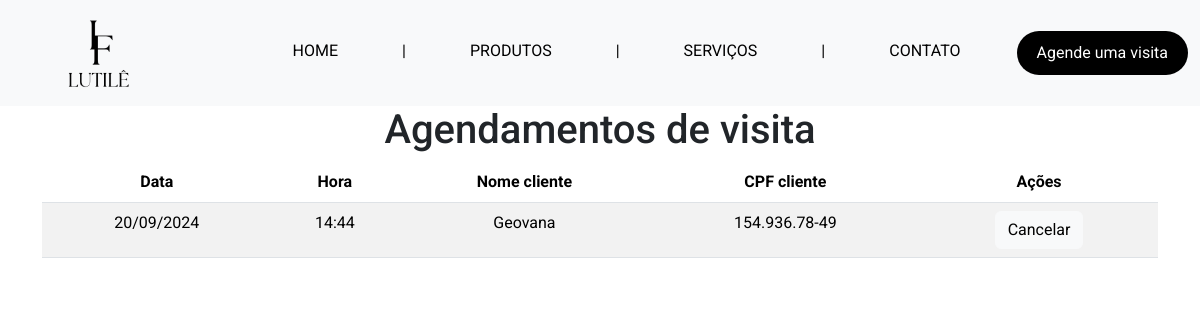
Before: /admin/agendamentos with the older database file.
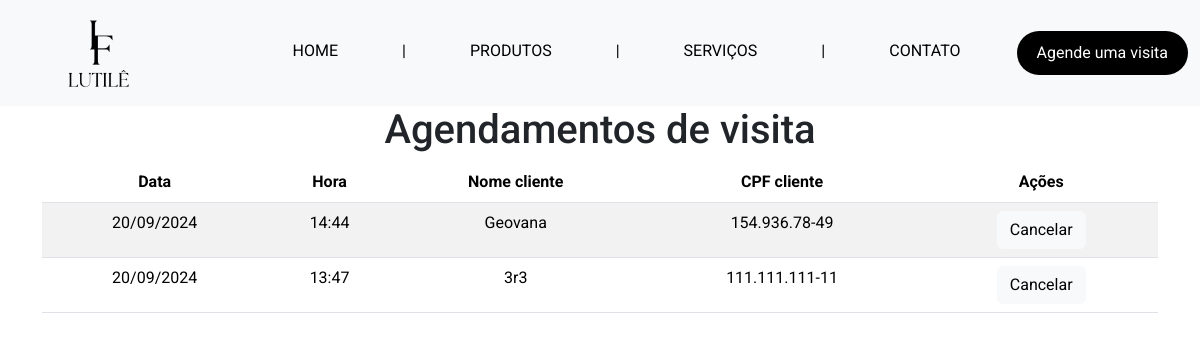
After: the same page with the newer database file.
### tables this page shows
CREATE TABLE `visitacao` (
  `data` DATE NOT NULL,
  `horario` VARCHAR(45) NOT NULL,
  `cliente_cpf` VARCHAR(11) NOT NULL,
  PRIMARY KEY (`data`, `horario`, `cliente_cpf`),
  FOREIGN KEY (`cliente_cpf`)
    REFERENCES `cliente` (`cpf`)
    ON DELETE RESTRICT
    ON UPDATE RESTRICT
);

CREATE TABLE `cliente` (
  `cpf` VARCHAR(11) NOT NULL,
  `nome_cliente` VARCHAR(100) NOT NULL,
  `celular` VARCHAR(14) NOT NULL,
  `endereco` VARCHAR(100) NOT NULL,
  PRIMARY KEY (`cpf`)
);

### app.py (the view)
@app.route('/admin/agendamentos', methods=['GET'])
def agendamentos_admin():
    todos_agendamentos = get_agendamentos_dict()
    print(todos_agendamentos)
    return render_template('html/pages/admin/agendamentos-admin.html', todos_agendamentos=todos_agendamentos)

### app.py (called while the page is built)
def get_connection():
    return sqlite3.connect('instance/salao_festas.db')

def get_agendamentos_dict():
    with get_connection() as conn:
        cursor = conn.cursor()
        cursor.execute('SELECT data, horario, cpf, nome_cliente FROM visitacao, cliente WHERE visitacao.cliente_cpf = cliente.cpf')
        todos_agendamentos = [dict(zip([column[0] for column in cursor.description], row)) for row in cursor.fetchall()]
        return todos_agendamentos

def format_datetime(value, format='%d/%m/%Y'):
    if value is None:
        return ""
    try:
        date_obj = datetime.strptime(value, '%Y-%m-%d')
        return date_obj.strftime(format)
    except ValueError:
        return value  # Return the original value if parsing fails

@app.context_processor
def inject_active():
    def is_active(endpoint): #recebe o endpoint (rota) e verifica se é igual o endpoint atual, se for ele retorna a classeactive, se não retorna vazio
        return 'active' if request.endpoint == endpoint else ''
    return dict(is_active=is_active)

### templates/html/pages/admin/agendamentos-admin.html (shortened to what this page needs)
{% extends "base.html" %}
{% block content %}
<h1 class="text-center">Agendamentos de visita</h1>
<div class="container d-flex flex-column align-items-center">
    <table class="table table-striped">
        <thead>
          <tr>
            <th scope="col" class="text-center">Data</th>
            <th scope="col" class="text-center">Hora</th>
            <th scope="col" class="text-center">Nome cliente</th>
            <th scope="col" class="text-center">CPF cliente</th>
            <th scope="col" class="text-center">Ações</th>
          </tr>
        </thead>
        <tbody>
          {% for agendamento in todos_agendamentos %}
          <tr>
              <td class="text-center">{{ agendamento.data | datetime('%d/%m/%Y') }}</td>
              <td class="text-center">{{ agendamento.horario }}</td>
              <td class="text-center">{{ agendamento.nome_cliente }}</td>
              <td class="text-center">{{ agendamento.cpf }}</td>
              <td class="text-center">
                <form action="{{ url_for('cancelar_agendamento') }}" method="POST" onsubmit="return confirmCancel()" class="d-inline">
                  <button type="submit" class="btn btn-light">Cancelar</button>
                </form>
              </td>
          </tr>
          {% endfor %}
        </tbody>
      </table>
</div>
{% endblock %}

### templates/base.html (shortened to what this page needs)
<!DOCTYPE html>
<html lang="en">
<head>
    <link href="https://cdn.jsdelivr.net/npm/bootstrap@5.3.2/dist/css/bootstrap.min.css" rel="stylesheet">
    <link href="https://cdn.jsdelivr.net/npm/@fullcalendar/core@5.11.3/main.min.css" rel="stylesheet">
    <link href="https://cdn.jsdelivr.net/npm/@fullcalendar/daygrid@5.11.3/main.min.css" rel="stylesheet">
    <link rel="stylesheet" href="https://cdn.jsdelivr.net/npm/bootstrap-icons@1.10.5/font/bootstrap-icons.css">
    <link rel="stylesheet" href="{{ url_for('static', filename='style/style.css') }}">
    <link rel="stylesheet" href="https://code.jquery.com/ui/1.12.1/themes/base/jquery-ui.css">
</head>
<body>
    <header>
        <nav class="navbar navbar-expand-md navbar-light bg-light">
            <div class="container-fluid">
                <a class="navbar-brand ms-5" href="{{ url_for('home') }}">
                    <img src="{{ url_for('static', filename='imgs/logo.png') }}" alt="Salão de festas Lutilê" height="80">
                </a>
                <div class="collapse navbar-collapse" id="navbarNav">
                    <ul class="navbar-nav ms-auto">
                        {% if session.cpf %}
                            {% if session.cpf == '000.000.000-00' %}
                                <li class="nav-item dropdown me-5">
                                    <a class="nav-link dropdown-toggle" href="#" id="navbarDropdown" role="button" data-bs-toggle="dropdown" aria-expanded="false">
                                        {{ session.nome_cliente }}
                                    </a>
                                    <ul class="dropdown-menu dropdown-menu-end" aria-labelledby="navbarDropdown">
                                        <li><a class="dropdown-item" href="{{ url_for('dashboard_admin') }}">Tela inicial</a></li>
                                        <li><a class="dropdown-item" href="{{ url_for('perfil') }}">Perfil</a></li>
                                        <li><a class="dropdown-item" href="{{ url_for('agendamentos_admin') }}">Agendamentos</a></li>
                                        <li><a class="dropdown-item" href="{{ url_for('eventos_admin') }}">Eventos</a></li>
                                        <li><a class="dropdown-item" href="{{ url_for('clientes_admin') }}">Clientes</a></li>
                                        <li><a class="dropdown-item" href="{{ url_for('pagamentos_admin') }}">Pagamentos</a></li>
                                        <li><a class="dropdown-item" href="{{ url_for('kits_mobilia_admin') }}">Kits Mobília</a></li>
                                        <li><a class="dropdown-item" href="{{ url_for('parceiros_admin') }}">Parceiros</a></li>
                                        <li><hr class="dropdown-divider"></li>
                                        <li><a class="dropdown-item" href="{{ url_for('logout') }}">Logout</a></li>
                                    </ul>
                                </li>
                            {% else %}
                                <li class="nav-item dropdown me-5">
                                    <a class="nav-link dropdown-toggle" href="#" id="navbarDropdown" role="button" data-bs-toggle="dropdown" aria-expanded="false">
                                        {{ session.nome_cliente }}
                                    </a>
                                    <ul class="dropdown-menu dropdown-menu-end" aria-labelledby="navbarDropdown">
                                        <li><a class="dropdown-item" href="{{ url_for('dashboard_cliente') }}">Tela inicial</a></li>
                                        <li><a class="dropdown-item" href="{{ url_for('perfil') }}">Perfil</a></li>
                                        <li><a class="dropdown-item" href="{{ url_for('agendamentos_cliente') }}">Agendamentos</a></li>
                                        <li><a class="dropdown-item" href="{{ url_for('eventos_cliente') }}">Eventos</a></li>
                                        <li><a class="dropdown-item" href="{{ url_for('ver_parceiros_cliente') }}">Nossos parceiros</a></li>
                                        <li><hr class="dropdown-divider"></li>
                                        <li><a class="dropdown-item" href="{{ url_for('logout') }}">Logout</a></li>
                                    </ul>
                                </li>
                            {% endif %}
                        {% else %}
                            <li class="nav-item me-5 ms-5">
                                <a class="nav-link {{ is_active('home') }}" aria-current="page" href="{{ url_for('home') }}">HOME</a>
                            </li>
                            <span class="separador nav-link">|</span>
                            <li class="nav-item me-5 ms-5">
                                <a class="nav-link {{ is_active('produtos') }}" aria-current="page" href="{{ url_for('produtos') }}">PRODUTOS</a>
                            </li>
                            <span class="separador nav-link">|</span>
                            <li class="nav-item me-5 ms-5">
                                <a class="nav-link {{ is_active('servicos') }}" aria-current="page" href="{{ url_for('servicos') }}">SERVIÇOS</a>
                            </li>
                            <span class="separador nav-link">|</span>
                            <li class="nav-item me-5 ms-5">
                                <a class="nav-link {{ is_active('contato') }}" aria-current="page" href="{{ url_for('contato') }}">CONTATO</a>
                            </li>
                            <li class="nav-item">
                                <form action="{{ url_for('login') }}" method="get">
                                    <button class="nav-link button_agendar" type="submit">Agende uma visita</button>
                                </form>
                            </li>
                        {% endif %}
                    </ul>
                </div>
            </div>
        </nav>
    </header>
    <main>
        {% block content %}
        {% endblock %}
    </main>
</body>
</html>

### static/style/style.css (style rules this page uses)
* { font-family: "Roboto", sans-serif !important; }
.navbar { background-color: #ffffff; color: #fff; }
.navbar a { color: #000000; }
.button_agendar { border-radius: 50px; background-color: #000000; color: #ffffff; padding: 10px !important; padding-left: 20px !important; padding-right: 20px !important; }
.separador { color: #000000; }
body { overflow-y: auto; }

Changed rows visible on the page:
added visitacao: data "20/09/2024", horario "13:47", nome_cliente "3r3", cpf "111.111.111-11"
